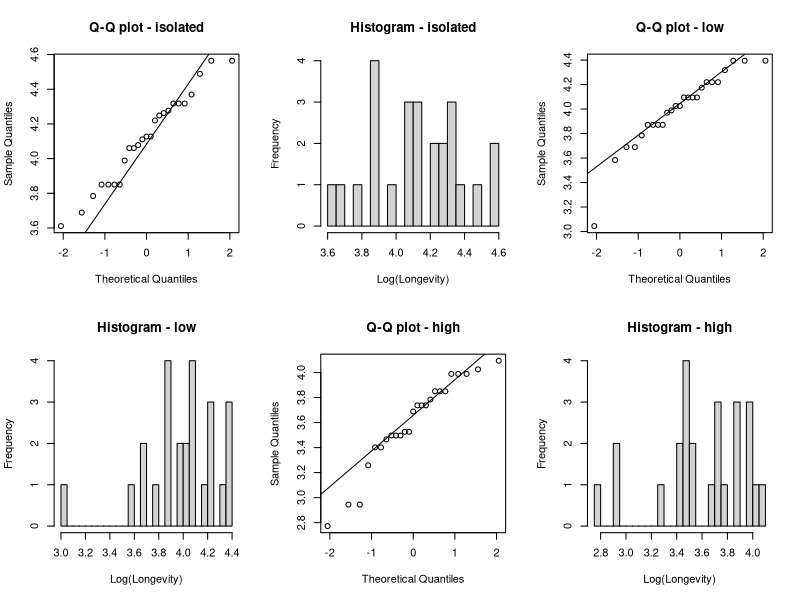
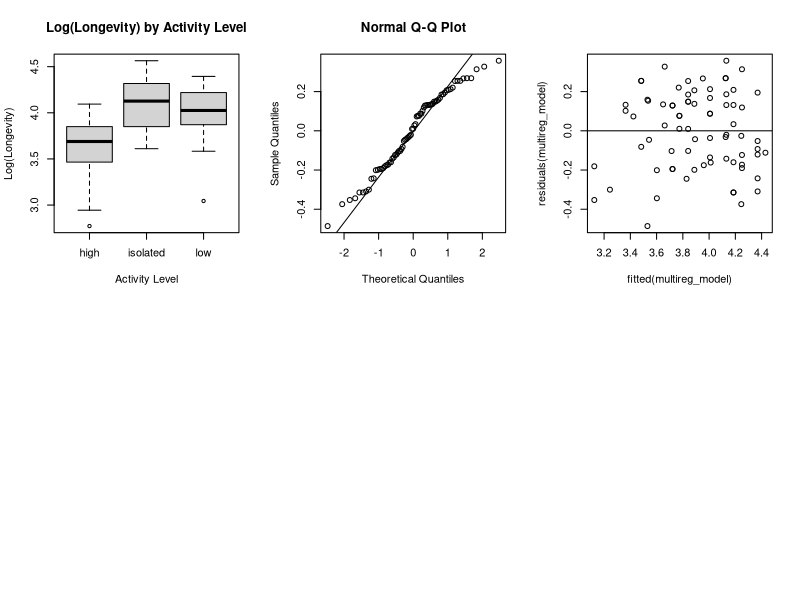
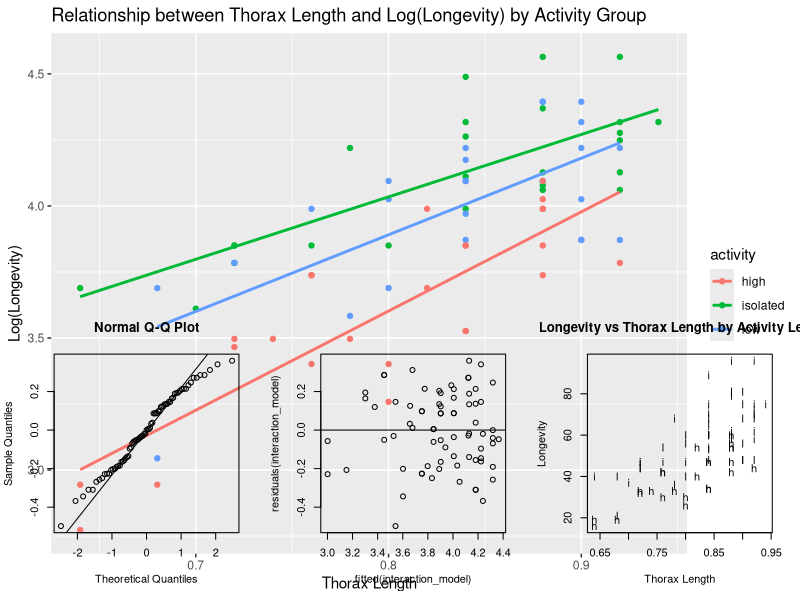
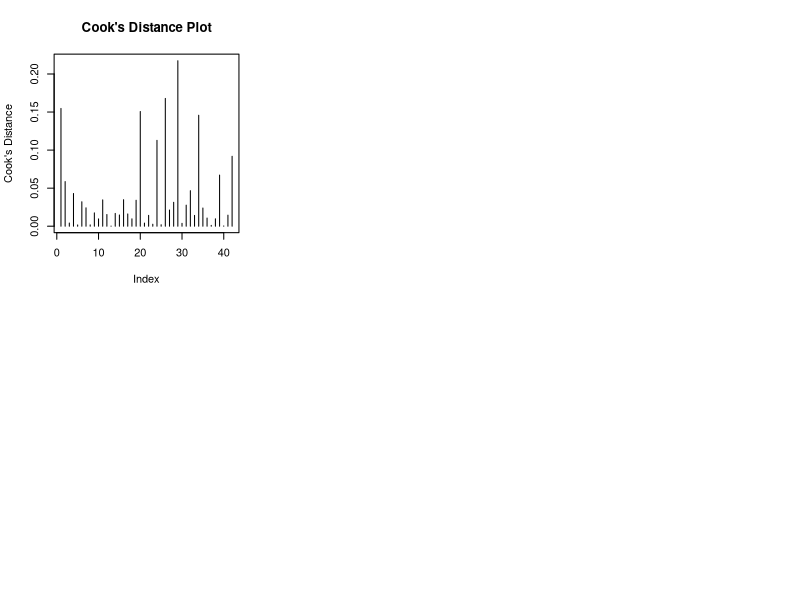
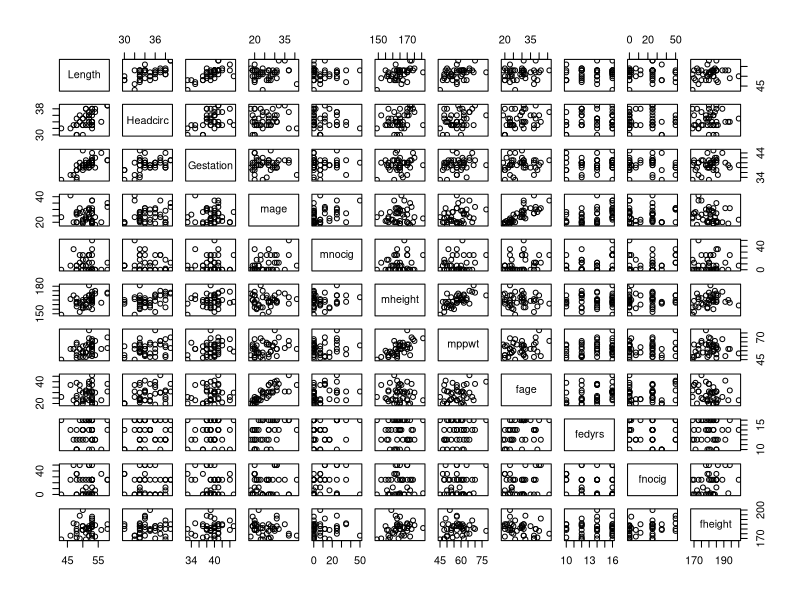
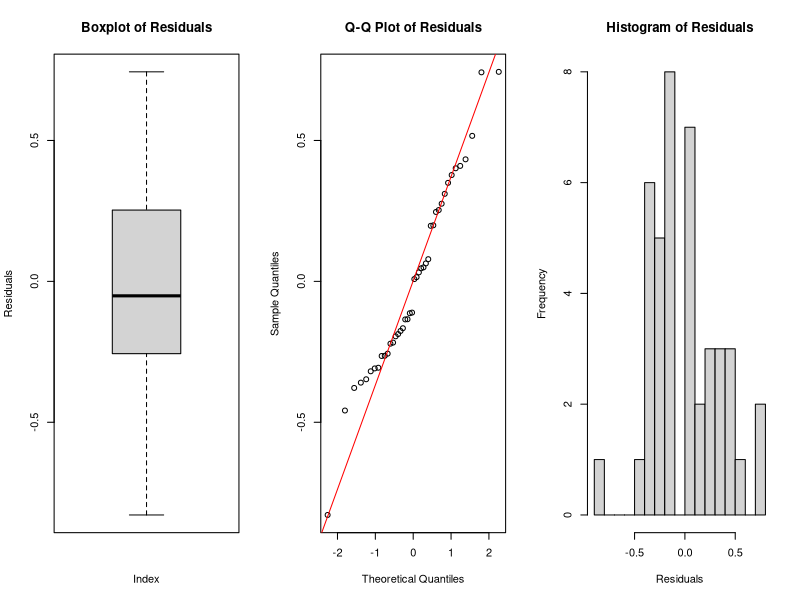
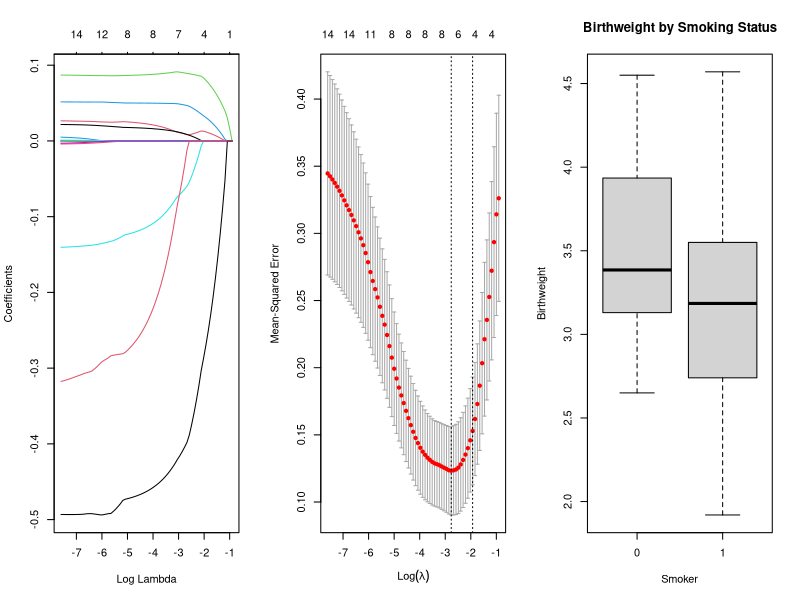
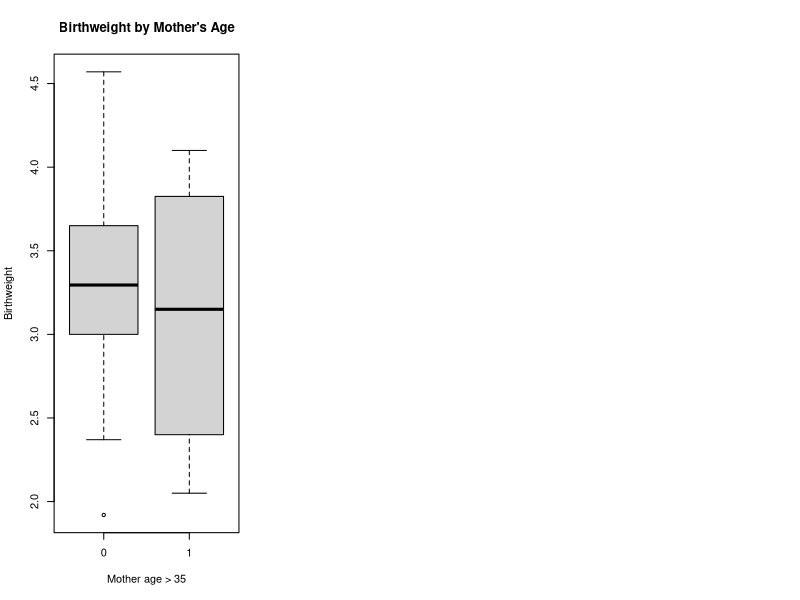

Reproduce these figures in R, in order.
## ---- chunk 1
knitr::opts_chunk$set(echo = TRUE)
set.seed(333)
library(lme4)
library(Matrix)
library(carData)
library(ggplot2)
options(digits=3)
## ---- chunk 2
fruitfly_data=read.table(file="fruitflies.txt",header=TRUE)
## ---- chunk 3
fruitfly_data=read.table(file="fruitflies.txt",header=TRUE)
## ---- chunk 4
head(fruitfly_data)
fruitfly_data$loglongevity = log(fruitfly_data$longevity)
head(fruitfly_data)

par(mfrow = c(2, 3))

for (activity_level in unique(fruitfly_data$activity)) {
  data_subset = subset(fruitfly_data, activity == activity_level)$loglongevity
  
  qqnorm(data_subset, main = paste("Q-Q plot -", activity_level))
  qqline(data_subset)
  
  hist(data_subset, main = paste("Histogram -", activity_level), xlab = "Log(Longevity)", breaks = 20)
  
  shapiro_test = shapiro.test(data_subset)
  cat("Shapiro-Wilk test for", activity_level, "activity: p-value =", shapiro_test$p.value, "\n")
}

boxplot(loglongevity ~ activity, data = fruitfly_data, main = "Log(Longevity) by Activity Level", xlab = "Activity Level", ylab = "Log(Longevity)")

kruskal.test(loglongevity ~ activity, data = fruitfly_data)

aggregate(loglongevity ~ activity, data = fruitfly_data, FUN = median)

## ---- chunk 5
multireg_model = lm(loglongevity ~ activity + thorax, data = fruitfly_data)
summary(multireg_model)

qqnorm(residuals(multireg_model))
qqline(residuals(multireg_model))
plot(fitted(multireg_model), residuals(multireg_model))
abline(h = 0)
## ---- chunk 6

average_thorax = mean(fruitfly_data$thorax)

new_data = expand.grid(activity = unique(fruitfly_data$activity), thorax = average_thorax)

new_data$predicted_loglongevity = predict(multireg_model, newdata = new_data)

new_data$predicted_longevity = exp(new_data$predicted_loglongevity)

print(new_data)


## ---- chunk 7
ggplot(fruitfly_data, aes(x = thorax, y = loglongevity, color = activity)) +
  geom_point() +
  geom_smooth(method = "lm", se = FALSE) +
  labs(title = "Relationship between Thorax Length and Log(Longevity) by Activity Group",
       x = "Thorax Length",
       y = "Log(Longevity)")

# added interaction between thorax and activity for regression model
interaction_model = lm(loglongevity ~ thorax * activity, data = fruitfly_data)
summary(interaction_model)


qqnorm(residuals(interaction_model))
qqline(residuals(interaction_model))

plot(fitted(interaction_model), residuals(interaction_model))
abline(h = 0)

## ---- chunk 8

# this plot as it is done in the lecture but there are probably better ways to do it
plot(longevity ~ thorax, data = fruitfly_data, pch = as.character(fruitfly_data$activity),
     main = "Longevity vs Thorax Length by Activity Level",
     xlab = "Thorax Length", ylab = "Longevity")



fruitfly_data$activity = as.factor(fruitfly_data$activity)

ancova_model = lm(longevity ~ activity + thorax, data = fruitfly_data)

summary(ancova_model)

anova(ancova_model)

drop1(ancova_model, test = "F")



## ---- chunk 9
birthweight_data=read.csv(file="Birthweight.csv",header=TRUE)

## ---- chunk 10
birthweight_data=read.csv(file="Birthweight.csv",header=TRUE)

## ---- chunk 11
full_model = lm(Birthweight ~ Length + Headcirc + Gestation + mage + mnocig + 
                mheight + mppwt + fage + fedyrs + fnocig + fheight, data = birthweight_data)

cooksD = cooks.distance(full_model)

plot(cooksD, type = "h", main = "Cook's Distance Plot", ylab = "Cook's Distance")
abline(h = 1, col = "red")
## ---- chunk 12
library(car)

# this is what they do in the slides but with so many variables not that nice...
pairs(~ Length + Headcirc + Gestation + mage + mnocig + mheight + mppwt + fage + fedyrs + fnocig + fheight, data = birthweight_data)

cor(birthweight_data[,c("Length", "Headcirc", "Gestation", "mage", "mnocig", "mheight", "mppwt", "fage", "fedyrs", "fnocig", "fheight")])

vif_values = vif(full_model)

high_vif = vif_values[vif_values > 5]
if(length(high_vif) > 0) {
  print(high_vif)
} else {
  print("No value is higher than 5")
}
## ---- chunk 13
reduced_model <- step(full_model, direction="backward")

summary(reduced_model)
## ---- chunk 14
summary(full_model)
summary(lm(Birthweight ~ Length + Headcirc + Gestation + mage + mnocig + mheight + mppwt + fedyrs + fnocig + fheight, data = birthweight_data))
summary(lm(Birthweight ~ Length + Headcirc + Gestation + mage + mnocig + mppwt + fedyrs + fnocig + fheight, data = birthweight_data))
summary(lm(Birthweight ~ Length + Headcirc + Gestation + mage + mnocig + mppwt + fnocig + fheight, data = birthweight_data))
summary(lm(Birthweight ~ Length + Headcirc + Gestation + mage + mppwt + fheight, data = birthweight_data))
summary(lm(Birthweight ~ Headcirc + Gestation + mage + mppwt + fheight, data = birthweight_data))
summary(lm(Birthweight ~ Headcirc + Gestation + mage + mppwt, data = birthweight_data))
summary(lm(Birthweight ~ Headcirc + Gestation + mppwt, data = birthweight_data))
final_model = lm(Birthweight ~ Headcirc + Gestation, data = birthweight_data)
summary(final_model)
## ---- chunk 15
residuals = residuals(final_model)

par(mfrow = c(1, 3))
boxplot(residuals, main = "Boxplot of Residuals", ylab = "Residuals", xlab = "Index")
qqnorm(residuals, main = "Q-Q Plot of Residuals")
qqline(residuals, col = "red")
hist(residuals, main = "Histogram of Residuals", xlab = "Residuals", breaks = 20)

shapiro.test(residuals)
## ---- chunk 16
fitted_values = fitted(final_model)
print(fitted_values)

average_values = data.frame(
  Headcirc = mean(birthweight_data$Headcirc, na.rm = TRUE),
  Gestation = mean(birthweight_data$Gestation, na.rm = TRUE)
)

confidence_intervals = predict(final_model, newdata = average_values, interval = "confidence", level = 0.95)

prediction_intervals = predict(final_model, newdata = average_values, interval = "prediction", level = 0.95)

print("95% Confidence Intervals for the Mean Response:")
print(confidence_intervals)
print("95% Prediction Intervals for a New Observation:")
print(prediction_intervals)
## ---- chunk 17
library(glmnet)

x=as.matrix(birthweight_data[,-3])
y=as.double(as.matrix(birthweight_data[,3]))

train_indices = sample(1:nrow(x), 0.67 * nrow(x))
x.train = x[train_indices,]
y.train = y[train_indices]
x.test = x[-train_indices,]
y.test = y[-train_indices]

lasso_mod = glmnet(x.train, y.train, alpha = 1)

cv_lasso = cv.glmnet(x.train, y.train, alpha = 1, type.measure = 'mse')

plot(lasso_mod, label = TRUE, xvar = "lambda")
plot(cv_lasso)

lambda.min = cv_lasso$lambda.min
lambda.1se = cv_lasso$lambda.1se

best_coefs = coef(lasso_mod, s = lambda.min)

y.pred = predict(lasso_mod, s = lambda.min, newx = x.test)

mse_lasso = mean((y.test - y.pred)^2)

print(list(lambda.min = lambda.min, lambda.1se = lambda.1se))
print(best_coefs)
print(mse_lasso)

## ---- chunk 18
filtered_data = birthweight_data[, c("lowbwt", "Gestation", "smoker", "mage35")]



# For smoking mothers
boxplot(Birthweight ~ smoker, data=birthweight_data, main="Birthweight by Smoking Status", xlab="Smoker", ylab="Birthweight")

# For mothers over 35
boxplot(Birthweight ~ mage35, data=birthweight_data, main="Birthweight by Mother's Age", xlab="Mother age > 35", ylab="Birthweight")

## ---- chunk 19
# Assuming birthweight_data is your dataset
summary(birthweight_data)

# Fit a linear model
TJ_BW <- lm(Birthweight ~ Length + Headcirc + Gestation + mage + mnocig + mheight + mppwt + fage + fedyrs + fnocig + fheight, data=birthweight_data)

# Plot diagnostics for influential points
par(mfrow=c(2,2))
plot(TJ_BW, which=1:4) # Plots for residuals, leverage, etc.
round(cooks.distance(TJ_BW),2)


## ---- chunk 20
predictors <- birthweight_data[, c("Length", "Headcirc", "Gestation", "mage", "mnocig", "mheight", "mppwt", "fage", "fedyrs", "fnocig", "fheight")]
print(cor(predictors))
library(carData)
vif_values <- vif(TJ_BW)
print(vif_values)
## ---- chunk 21
summary(TJ_BW)
TJ_BW_reduced <- step(TJ_BW, direction = "backward")
summary(TJ_BW_reduced)
## ---- chunk 22
plot(TJ_BW_reduced, which = 1)

qqnorm(residuals(TJ_BW_reduced))
qqline(residuals(TJ_BW_reduced))
shapiro.test(residuals(TJ_BW_reduced))
## ---- chunk 23
# Calculate the average values for the predictors
avg_data <- data.frame(
  Length = mean(birthweight_data$Length, na.rm = TRUE),
  Headcirc = mean(birthweight_data$Headcirc, na.rm = TRUE),
  Gestation = mean(birthweight_data$Gestation, na.rm = TRUE),
  mage = mean(birthweight_data$mage, na.rm = TRUE),
  mppwt = mean(birthweight_data$mppwt, na.rm = TRUE),
  fheight = mean(birthweight_data$fheight, na.rm = TRUE)
)

# Assuming your model is named 'TJ_BW_reduced' and is already fitted with the correct formula
# Predict the Birthweight for the average values with 95% confidence interval
confidence_interval <- predict(TJ_BW_reduced, newdata = avg_data, interval = "confidence", level = 0.95)

# Predict the Birthweight for the average values with 95% prediction interval
prediction_interval <- predict(TJ_BW_reduced, newdata = avg_data, interval = "prediction", level = 0.95)

# View the results
confidence_interval
prediction_interval
## ---- chunk 24
library(glmnet)
set.seed(3)
x=as.matrix(birthweight_data[,-3]) #remove the response variable
y=as.double(as.matrix(birthweight_data[,3])) #only the response variable
train=sample(1:nrow(x),0.67*nrow(x)) # train by using 2/3 of the data
x.train=x[train,]; y.train=y[train] # data to train
x.test=x[-train,]; y.test=y[-train] # data to test the prediction quality
lasso.mod=glmnet(x.train,y.train,alpha=1)
cv.lasso=cv.glmnet(x.train,y.train,alpha=1,type.measure="mse")
plot(lasso.mod,label=T,xvar="lambda") #have a look at the lasso path
plot(cv.lasso) # the best lambda by cross-validation
lambda.min=cv.lasso$lambda.min; lambda.1se=cv.lasso$lambda.1se
coef(lasso.mod,s=cv.lasso$lambda.1se) #beta’s for the best lambda
y.pred=predict(lasso.mod,s=lambda.1se,newx=x.test) #predict for test
mse.lasso=mean((y.test-y.pred)^2) #mse for the predicted test rows
## ---- chunk 25
awards_data=read.table(file="awards.txt",header=TRUE)
